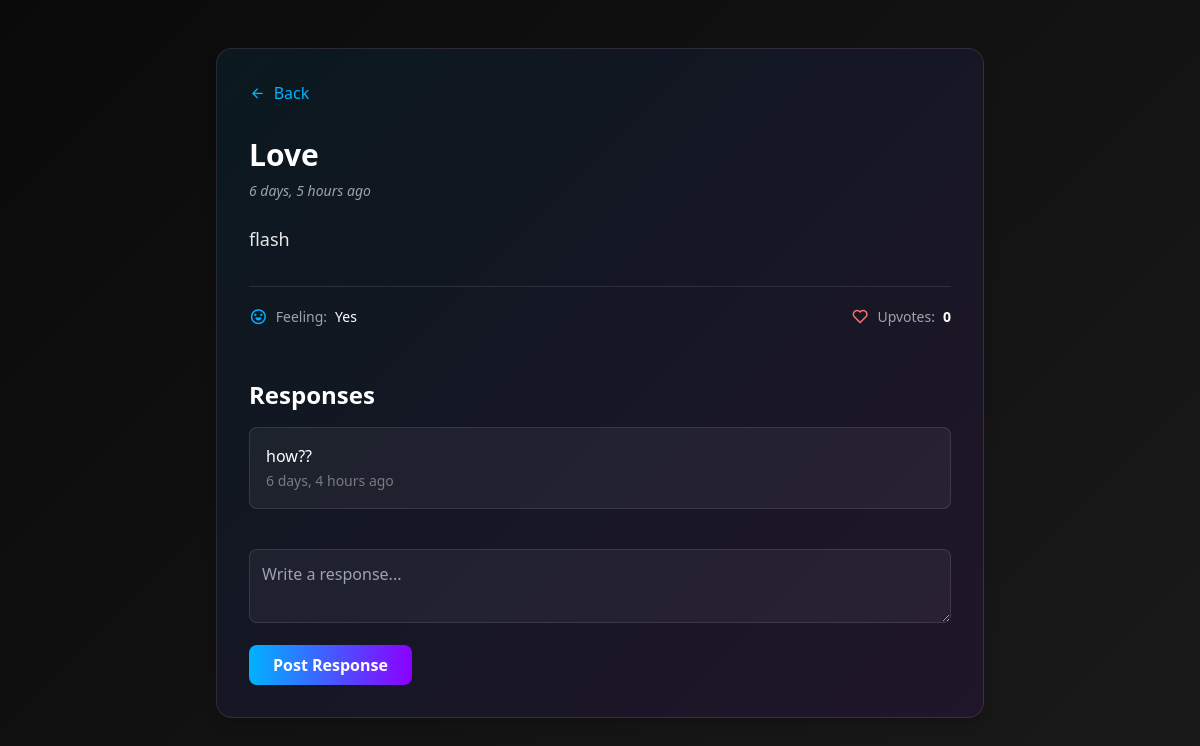
/confession/1/, run on an earlier commit of the app's database.
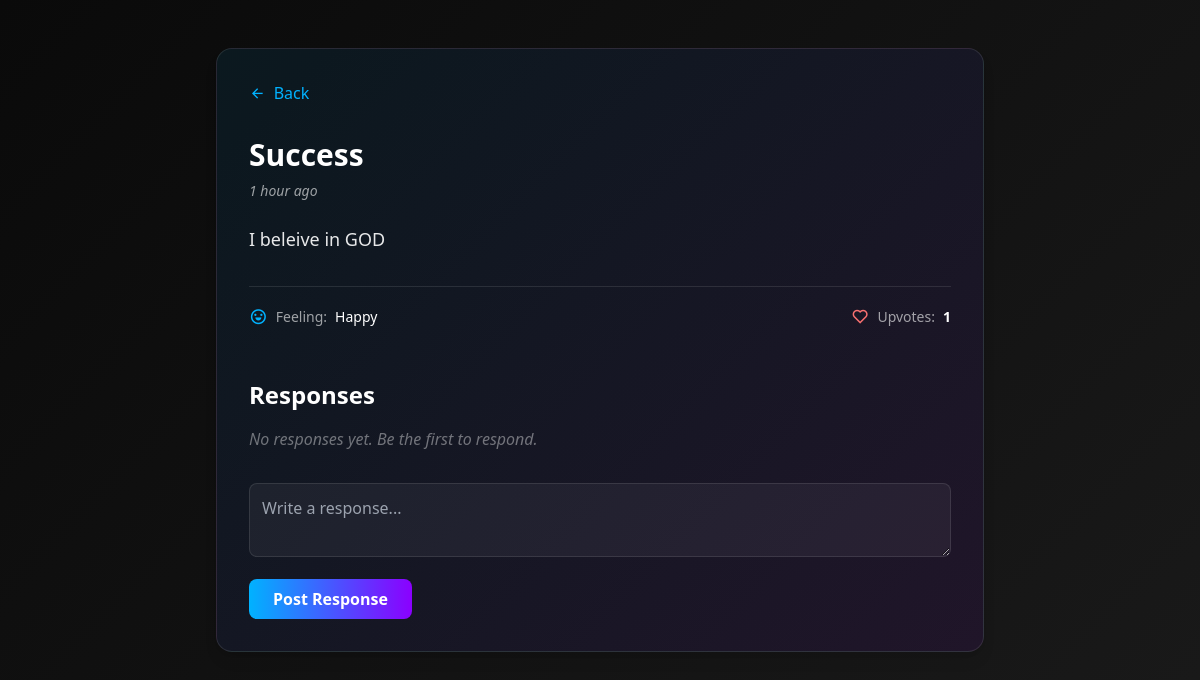
And on a later commit of the database.
### LowkeyWall/models.py (models this page shows, shortened)
class Confession(models.Model):
    topic = models.CharField(max_length=100, choices=TOPIC_CHOICES)
    message = models.TextField(max_length=1000)
    feeling = models.CharField(max_length=20, choices=FEELING_CHOICES, blank=False)
    anonymous = models.BooleanField(default=True)
    ai_response_requested = models.BooleanField(default=False)
    created_at = models.DateTimeField(auto_now_add=True)
    display_name = models.CharField(max_length=50, blank=True)
    upvoted_ips = models.JSONField(default=list, blank=True)
    @property
    def upvote_count(self):
        return self.upvotes.count()

class Comment(models.Model):
    confession = models.ForeignKey(Confession, on_delete=models.CASCADE)
    text = models.TextField()
    created_at = models.DateTimeField(auto_now_add=True)

### LowkeyWall/views.py (the view)
# urls.py: path('confession/<int:pk>/', confession_detail, name='confession_detail'),
def confession_detail(request, pk):
    confession = get_object_or_404(Confession, pk=pk)
    comments = Comment.objects.filter(confession=confession).order_by('-created_at')
    if request.method == 'POST':
        form = CommentForm(request.POST)
        if form.is_valid():
            comment = form.save(commit=False)
            comment.confession = confession
            comment.save()
            return redirect('confession_detail', pk=pk)
    else:
        form = CommentForm()
    return render(request, 'confession_detail.html', {
        'confession': confession,
        'comments': comments,
        'comment_form': form,
    })

### LowkeyWall/forms.py
class CommentForm(forms.ModelForm):
    class Meta:
        model = Comment
        fields = ['text']
        widgets = {
            'text': forms.Textarea(attrs={
                'placeholder': 'Write a response...',
                'rows': 2,
                'class': 'w-full p-3 bg-white/5 border border-white/10 rounded-lg text-white focus:outline-none'
            })
        }

### LowkeyWall/templates/confession_detail.html (shortened to what this page needs)
{% load static %}
<!DOCTYPE html>
<html lang="en">
<head>
  <link href="https://cdnjs.cloudflare.com/ajax/libs/remixicon/4.6.0/remixicon.min.css" rel="stylesheet">
  <script src="https://cdn.tailwindcss.com/3.4.16"></script>
</head>
<body class="text-white min-h-screen px-4 py-12">
  <div class="max-w-3xl mx-auto card-gradient p-8 rounded-2xl shadow-lg border border-white/10">
    <div class="mb-6">
      <a href="{% url request.GET.next|default:'index' %}" class="inline-flex items-center text-primary hover:underline mb-2">
        <i class="ri-arrow-left-line mr-2"></i> Back
      </a>
    </div>
    <div class="mb-6">
      <h1 class="text-3xl font-bold text-white mb-2">{{ confession.topic }}</h1>
      <p class="text-white/60 text-sm italic">{{ confession.created_at|timesince }} ago</p>
    </div>
    <div class="mb-8">
      <p class="text-lg leading-relaxed text-white/90">{{ confession.message }}</p>
    </div>
    <div class="flex items-center justify-between text-sm text-white/60 border-t border-white/10 pt-4 mb-10">
      <span class="flex items-center gap-2">
        <i class="ri-emotion-line text-lg text-primary"></i>
        Feeling: <span class="font-medium text-white">{{ confession.feeling|title }}</span>
      </span>
      <span class="flex items-center gap-2">
        <i class="ri-heart-line text-lg text-red-400"></i>
        Upvotes: <span class="font-semibold text-white">{{ confession.upvote_count }}</span>
      </span>
    </div>
    <div class="mt-12">
      <h2 class="text-2xl font-bold mb-4">Responses</h2>
      {% if comments %}
        <div class="space-y-4 mb-6">
          {% for comment in comments %}
            <div class="bg-white/5 p-4 rounded-lg border border-white/10">
              <p class="text-white">{{ comment.text }}</p>
              <span class="text-sm text-white/40">{{ comment.created_at|timesince }} ago</span>
            </div>
          {% endfor %}
        </div>
      {% else %}
        <p class="text-white/40 italic mb-4">No responses yet. Be the first to respond.</p>
      {% endif %}
      <form method="POST" class="space-y-4">
        {{ comment_form.text }}
        <button type="submit" class="px-6 py-2 bg-gradient-to-r from-primary to-secondary rounded-button text-white font-semibold hover:opacity-90">
          Post Response
        </button>
      </form>
    </div>
  </div>
</body>
</html>

### LowkeyWall/templates/confession_detail.html (style rules this page uses)
body { background: linear-gradient(135deg, #0a0a0a, #1a1a1a); }
.card-gradient { background: linear-gradient(135deg, rgba(0,178,255,0.08), rgba(139,0,255,0.08)); }

What changed in the data, as far as the page shows it:
removed Comment: text "how??", created_at "6 days, 4 hours"
changed Confession: topic "Love" → "Success"; created_at "6 days, 5 hours" → "1 hour"; message "flash" → "I beleive in GOD"; feeling "Yes" → "Happy"; upvote_count "0" → "1"
Also different on the page:
text now shown: "No responses yet. Be the first to respond."
